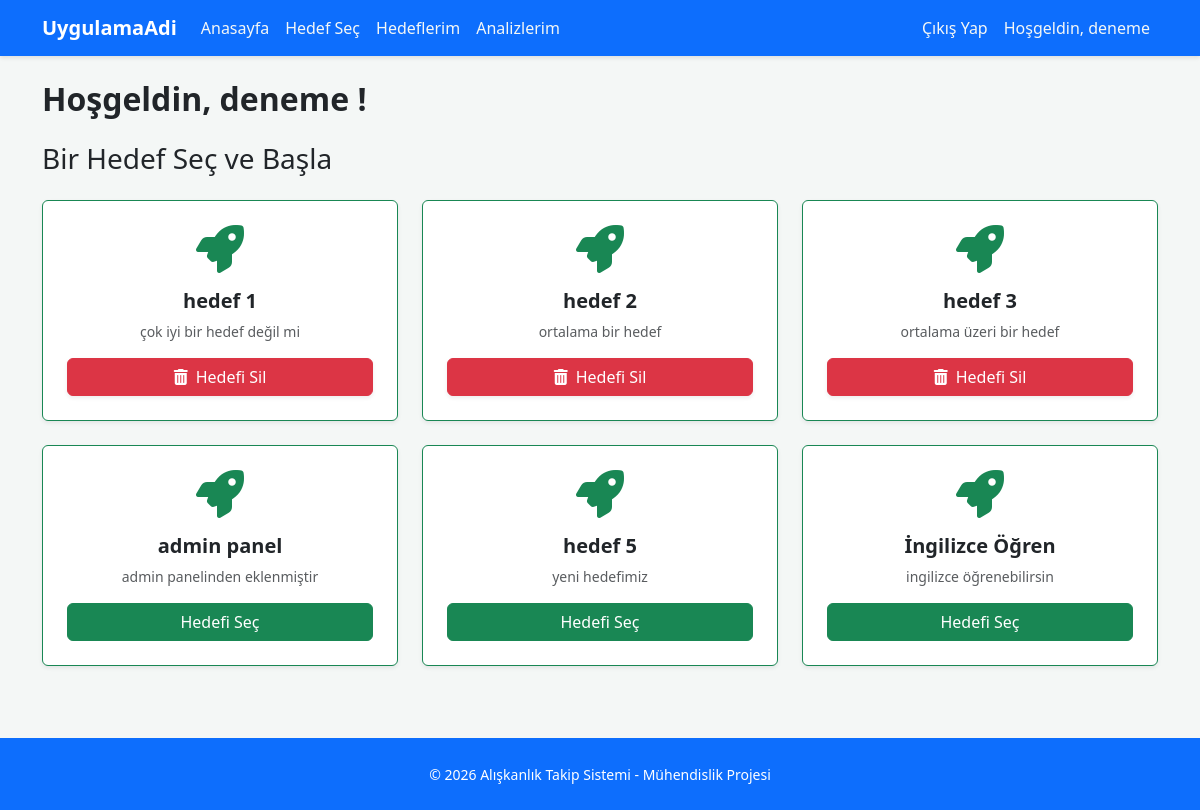
/secim/ (signed in), run on the app's committed database.
### myApp/models.py (models this page shows, shortened)
class Hedef(models.Model):
    baslik = models.CharField(max_length=100)
    ikon = models.CharField(max_length=100)
    aciklama = models.TextField()
    class Meta:
        verbose_name = "Hedef"
        verbose_name_plural = "Hedefler"

### myApp/views.py (the view)
# urls.py: path('secim/', views.hedef_sec, name='hedef_sec'),
def hedef_sec(request):
    hedefler = Hedef.objects.all()
    secilen_hedefler = []
    if request.user.is_authenticated:
        secilen_hedefler = SecilenHedef.objects.filter(user=request.user).values_list('hedef_id', flat=True)
    context = {
        'hedefler': hedefler,
        'secilen_hedefler': secilen_hedefler
    }
    return render(request, 'myApp/hedef_sec.html', context)

### myApp/templates/myApp/hedef_sec.html (shortened to what this page needs)
{% extends 'base.html' %}
{% block content %}
    {% if user.is_authenticated %}
        <h2 class="fw-bold mb-4">Hoşgeldin, {{ user.username }} !</h2>
    <h3 class="mb-4">Bir Hedef Seç ve Başla</h3>
        <div class="row">
            {% for hedef in hedefler %}
            <div class="col-md-4 mb-4">
                <div class="card shadow-sm h-100 border-top border-success border-1">
                    <div class="card-body text-center p-4">
                        <i class="fas {{ hedef.ikon }} fa-3x text-success mb-3"></i>
                        <h5 class="fw-bold">{{ hedef.baslik }}</h5>
                        <p class="text-muted small">{{ hedef.aciklama }}</p>
                        {% if hedef.id in secilen_hedefler %}
                        <a href="{% url 'hedef_sil' hedef.id %}" class="btn btn-danger w-100 shadow-sm">
                        <i class="fas fa-trash-alt me-2"></i>Hedefi Sil</a>
                        {% else %}
                        <a href="{% url 'hedef_ekle' hedef.id %}" class="btn btn-success w-100">Hedefi Seç</a>
                        {% endif %}
                    </div>
                </div>
            </div>
            {% empty %}
            <div class="col-12 text-center">
                <p class="text-muted">Henüz admin panelinden bir hedef eklenmemiş.</p>
            </div>
            {% endfor %}
        </div>
    {% else %}
        <div class="alert alert-info text-center" role="alert">
            Hedef seçmek için lütfen <a href="{% url 'login' %}" class="alert-link">giriş yapın</a> veya <a href="{% url 'register' %}" class="alert-link">kayıt olun</a>.
        </div>
    {% endif %}
{% endblock %}

### templates/base.html (shortened to what this page needs)
{% load static %}
<!DOCTYPE html>
<html lang="en">
<link rel="stylesheet" href="{% static 'css/bootstrap.min.css/' %}">
<link rel="stylesheet" href="{% static 'css/base.css/' %}">
<link rel="stylesheet" href="https://cdnjs.cloudflare.com/ajax/libs/font-awesome/6.4.0/css/all.min.css">
<body class="d-flex flex-column min-vh-100">
    <nav class="navbar navbar-dark bg-primary navbar-expand-lg mb-4">
        <div class="container">
            <a class="navbar-brand fw-bold" href="{% url 'home' %}">
                UygulamaAdi
            </a>
            <div class="collapse navbar-collapse" id="navbarNav">
                <ul class="navbar-nav me-auto">
                    <li class="nav-item">
                        <a class="nav-link" href="{% url 'home' %}">Anasayfa</a>
                    </li>
                    <li class="nav-item">
                        <a class="nav-link" href="{% url 'hedef_sec' %}">Hedef Seç</a>
                    </li>
                    <li class="nav-item">
                        <a class="nav-link" href="{% url 'hedeflerim' %}">Hedeflerim</a>
                    </li>
                    <li class="nav-item">
                        <a class="nav-link" href="{% url 'analizlerim' %}">Analizlerim</a>
                    </li>
                </ul>
                {% if user.is_authenticated %}
                    <ul class="navbar-nav ms-auto">
                        <li class="nav-item">
                            <a class="nav-link" href="{% url 'logout' %}">Çıkış Yap</a>
                        </li>
                        <li class="nav-item">
                            <a class="nav-link" href="">Hoşgeldin, {{ user.username }}</a>
                        </li>
                    </ul>
                {% endif %}
            </div>
        </div>
    </nav>
    <main class="flex-grow-1">
        <div class="container">
            {% block content %}
            {% endblock  %}
        </div>
    </main>
<footer class="py-4 bg-primary text-white mt-5">
    <div class="container text-center">
        <span class="opacity-100 small">© 2026 Alışkanlık Takip Sistemi - Mühendislik Projesi</span>
    </div>
</footer>
</body>
</html>

### static/css/base.css (style rules this page uses)
body { background-color: #f4f7f6; min-height: 100vh; display: flex; flex-direction: column; }
.navbar { box-shadow: 0 2px 4px rgba(0,0,0,.1); }
footer { margin-top: auto; }
.navbar .nav-link { color: #f4f7f6; }

### data on the page
Hedef: baslik "hedef 1", aciklama "çok iyi bir hedef değil mi", shows "Hedefi Sil"
Hedef: baslik "hedef 2", aciklama "ortalama bir hedef", shows "Hedefi Sil"
Hedef: baslik "hedef 3", aciklama "ortalama üzeri bir hedef", shows "Hedefi Sil"
Hedef: baslik "admin panel", aciklama "admin panelinden eklenmiştir", shows "Hedefi Seç"
Hedef: baslik "hedef 5", aciklama "yeni hedefimiz", shows "Hedefi Seç"
Hedef: baslik "İngilizce Öğren", aciklama "ingilizce öğrenebilirsin", shows "Hedefi Seç"

### other printed values
{{ user.username }} "deneme"
